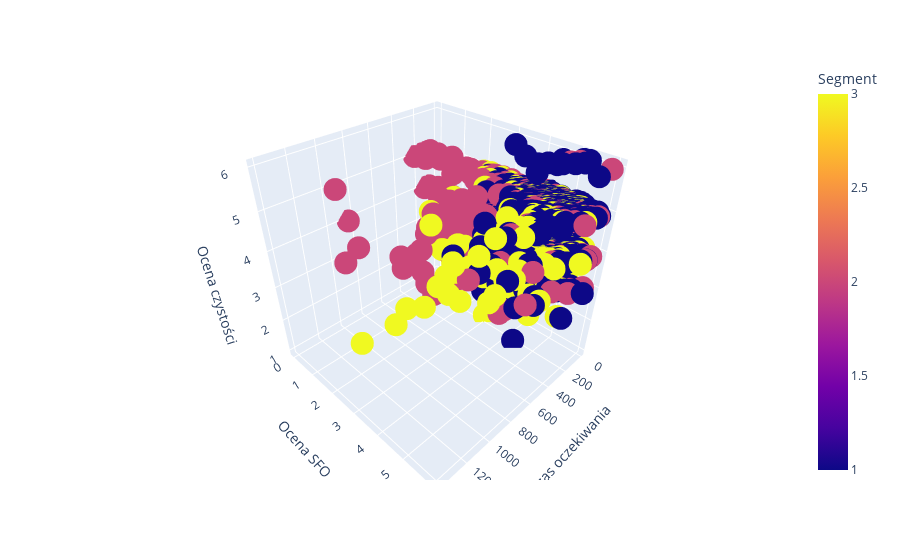

Notebook code for this chart:
### Code cell
data_2018_part = data_2018[(data_2018['HOWLONG'] != 0) & (data_2018['Q9All'] != 0)]
data_2018_part['cluster_em_pca'] = data_2018_part['cluster_em_pca'].replace({
                                                                            0: 1,
                                                                            1: 3,
                                                                            2: 2
                                                                        })
figure = px.scatter_3d(data_2018_part,
                    color='cluster_em_pca',
                    x="HOWLONG",
                    y="Q7MEAN",
                    z="Q9All",
                    category_orders = {"Cluster": ["1", "2", "3"]},
                    labels={'cluster_em_pca': 'Segment'}
                    )

figure.update_layout(
    scene=dict(
        xaxis_title='Czas oczekiwania',
        yaxis_title='Ocena SFO',
        zaxis_title='Ocena czystości'
    )
)
figure.show()

### Figure 1 — Plotly figure (JSON) as saved in the notebook; plotly's stock layout.template omitted (floating-point values rounded to 4 significant figures; data arrays with more than 128 entries replaced by an {"elided": "..."} marker saying what was removed)
{"data": [{"hovertemplate": "HOWLONG=%{x}<br>Q7MEAN=%{y}<br>Q9All=%{z}<br>Segment=%{marker.color}<extra></extra>", "legendgroup": "", "marker": {"color": {"elided": "2651 int values"}, "coloraxis": "coloraxis", "symbol": "circle"}, "mode": "markers", "name": "", "scene": "scene", "showlegend": false, "x": {"elided": "2651 float values"}, "y": {"elided": "2651 float values"}, "z": {"elided": "2651 int values"}, "type": "scatter3d"}], "layout": {"scene": {"domain": {"x": [0.0, 1.0], "y": [0.0, 1.0]}, "xaxis": {"title": {"text": "Czas oczekiwania"}}, "yaxis": {"title": {"text": "Ocena SFO"}}, "zaxis": {"title": {"text": "Ocena czystości"}}}, "coloraxis": {"colorbar": {"title": {"text": "Segment"}}, "colorscale": [[0.0, "#0d0887"], [0.1111, "#46039f"], [0.2222, "#7201a8"], [0.3333, "#9c179e"], [0.4444, "#bd3786"], [0.5556, "#d8576b"], [0.6667, "#ed7953"], [0.7778, "#fb9f3a"], [0.8889, "#fdca26"], [1.0, "#f0f921"]]}, "legend": {"tracegroupgap": 0}, "margin": {"t": 60}}}
